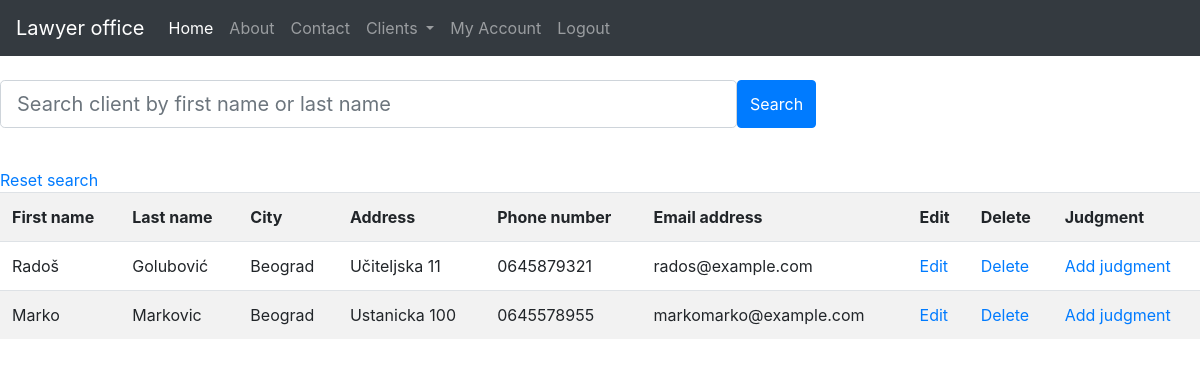
Page /all_client (signed in) on the committed database.
### blog/models.py (models this page shows)
class Client(db.Model):
    id = db.Column(db.Integer, primary_key=True)
    first_name = db.Column(db.String(250), nullable=False)
    last_name = db.Column(db.String(250), nullable=False)
    city = db.Column(db.String(50), nullable=False)
    address = db.Column(db.String(50), nullable=False)
    phone = db.Column(db.String(50), nullable=False)
    mail = db.Column(db.String(50))
    user_id = db.Column(db.Integer, db.ForeignKey('user.id'), nullable=False)
    judgments = db.relationship('Judgment', backref='judgments')

### client/routes.py (the view)
@client.route("/all_client")
def all_client():
    clients = Client.query.filter_by(lawyer=current_user)
    return render_template("all_clients.html", title="All clients", clients=clients)

### blog/models.py (called while the page is built)
@login_manager.user_loader
def load_user(user_id):
    return User.query.get(int(user_id))

### blog/templates/all_clients.html (shortened to what this page needs)
{% extends 'base.html' %}
{% block content %}
<br>
<form action="{{url_for('client.search')}}" method="POST">
    <div class="form-group">
        <div class="input-group input-group-lg">
            <div class="form-outline">
                <input type="search" size="50px" placeholder="Search client by first name or last name" name="search_string" id="form1"
                       class="form-control form-control-lg"/>
            </div>
            <button type="submit"  value="Search" class="btn btn-primary">
                 Search
            </button>
        </div>
    </div>
</form>
<br>
<a href="{{url_for('client.all_client')}}">Reset search</a>
<table class="table table-striped">
    <tr>
        <th>First name</th>
        <th>Last name</th>
        <th>City</th>
        <th>Address</th>
        <th>Phone number</th>
        <th>Email address</th>
        <th>Edit</th>
        <th>Delete</th>
        <th>Judgment</th>
    </tr>
    {% for client in clients %}
    <tr>
        <td>{{client.first_name}}</td>
        <td>{{client.last_name}}</td>
        <td>{{client.city}}</td>
        <td>{{client.address}}</td>
        <td>{{client.phone}}</td>
        <td>{{client.mail}}</td>
        <td><a href="{{ url_for('client.edit', client_id=client.id) }}">Edit</a></td>
        <td><a href="{{ url_for('client.delete', client_id= client.id) }}">Delete</a></td>
        <td><a href="{{ url_for('client.add_judgments', client_id= client.id) }}">Add judgment</a></td>
    </tr>
    {% endfor %}
</table>
{% endblock content %}

### rows in the picture
Client: first_name "Radoš", last_name "Golubović", city "Beograd", address "Učiteljska 11", phone "0645879321", mail "rados@example.com"
Client: first_name "Marko", last_name "Markovic", city "Beograd", address "Ustanicka 100", phone "0645578955", mail "markomarko@example.com"
